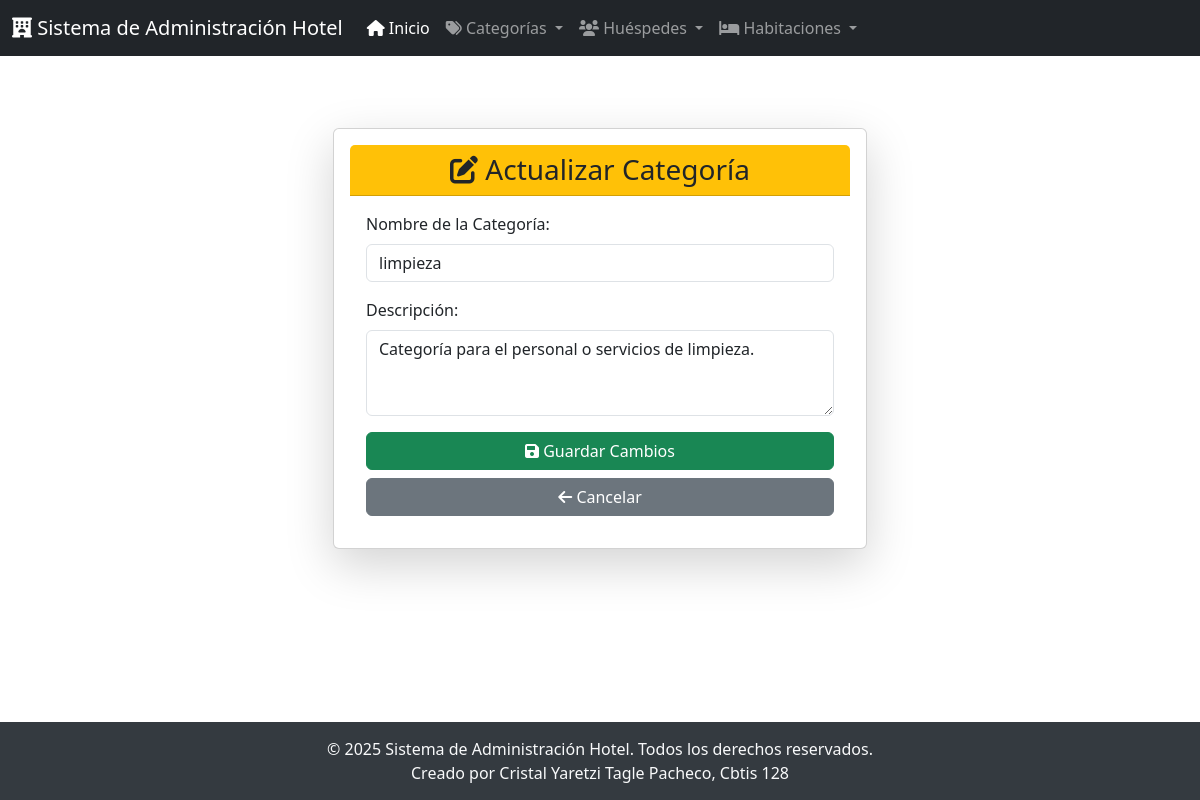
The page /categorias/actualizar/2/ on the database its author committed.
### app_Hotel/models.py (models this page shows, shortened)
class Categoria(models.Model):
    nombre = models.CharField(max_length=100, unique=True)
    descripcion = models.TextField(blank=True, null=True)

### app_Hotel/views.py (the view)
# urls.py: path('categorias/actualizar/<int:id>/', views.actualizar_categoria, name='actualizar_categoria'),
def actualizar_categoria(request, id):
    categoria = get_object_or_404(Categoria, pk=id)
    if request.method == 'POST':
        categoria.nombre = request.POST.get('nombre')
        categoria.descripcion = request.POST.get('descripcion')
        categoria.save()
        return redirect('ver_categorias')
    return render(request, 'app_Hotel/categoria/actualizar_categoria.html', {'categoria': categoria})

### app_Hotel/templates/app_Hotel/categoria/actualizar_categoria.html (shortened to what this page needs)
{% extends 'app_Hotel/base.html' %}
{% block content %}
<div class="container my-5">
    <div class="row justify-content-center">
        <div class="col-md-6">
            <div class="card shadow-lg p-3 mb-5 bg-body rounded">
                <div class="card-header bg-warning text-dark text-center">
                    <h3 class="mb-0"><i class="fas fa-edit"></i> Actualizar Categoría</h3>
                </div>
                <div class="card-body">
                    <form method="post">
                        <div class="mb-3">
                            <label for="nombre" class="form-label">Nombre de la Categoría:</label>
                            <input type="text" class="form-control" id="nombre" name="nombre" value="{{ categoria.nombre }}" required>
                        </div>
                        <div class="mb-3">
                            <label for="descripcion" class="form-label">Descripción:</label>
                            <textarea class="form-control" id="descripcion" name="descripcion" rows="3">{{ categoria.descripcion }}</textarea>
                        </div>
                        <div class="d-grid gap-2">
                            <button type="submit" class="btn btn-success"><i class="fas fa-save"></i> Guardar Cambios</button>
                            <a href="{% url 'ver_categorias' %}" class="btn btn-secondary"><i class="fas fa-arrow-left"></i> Cancelar</a>
                        </div>
                    </form>
                </div>
            </div>
        </div>
    </div>
</div>
{% endblock %}

### app_Hotel/templates/app_Hotel/base.html (style rules this page uses)
body { display: flex; flex-direction: column; min-height: 100vh; }

### rows shown on the page
Categoria: nombre "limpieza", descripcion "Categoría para el personal o servicios de limpieza."
